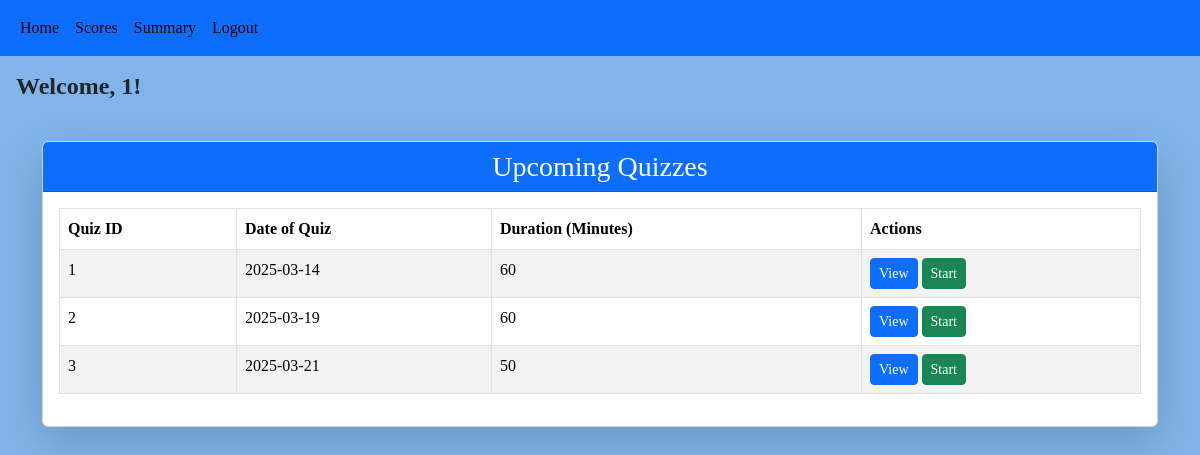
The app's page /user/1 (signed in), older data.
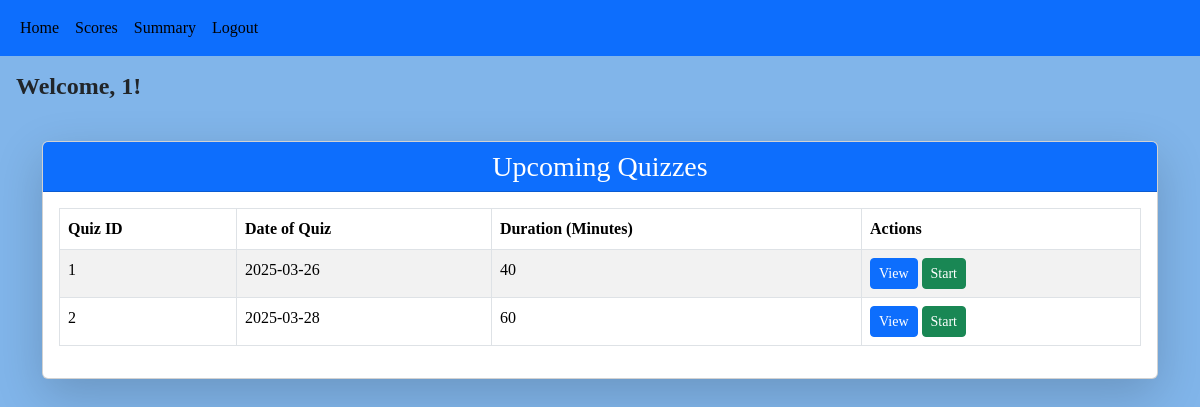
The same page, newer data.
### backend/models.py (models this page shows)
class Quiz(db.Model):
    __tablename__ = "quiz"
    id = db.Column(db.Integer, primary_key=True)
    date_of_quiz = db.Column(db.Date, nullable=False)
    time_duration_minutes = db.Column(db.Integer, nullable=False)
    chapter_id = db.Column(db.Integer, db.ForeignKey("chapter.id"), nullable=False, index=True)
    remark = db.Column(db.String(), nullable=True ,default="No remark")
    questions = db.relationship("Question", cascade="all,delete-orphan", backref="quiz", lazy=True)
    scores = db.relationship("Score", cascade="all,delete-orphan", backref="quiz", lazy=True)

### backend/controller.py (the view)
@app.route("/user/<id>")
def user_dashboard(id):
    msg = request.args.get('msg')
    quizzes=get_quiz()
    return render_template("user.html",id=id,quizzes=quizzes,msg=msg)

### backend/controller.py (called while the page is built)
def get_quiz():
    quizzes=Quiz.query.all()
    return quizzes

### templates/user.html (shortened to what this page needs)
{% extends "user_layout.html" %}
{% block content %}
    <h4 class="p-3" style="font-family: 'Times New Roman', Times, serif; font-weight: bold;">
        Welcome, {{ id }}!
    </h4>
   <div class="container mt-4">
    {% if quizzes %}
        <div class="card shadow-lg">
            <div class="card-header text-center bg-primary text-white">
                <h3 class="card-title mb-0">Upcoming Quizzes</h3>
            </div>
            <div class="card-body">
                <div class="table-responsive">
                    <table class="table table-bordered table-striped">
                        <thead class="thead-dark">
                            <tr>
                                <th>Quiz ID</th>
                                <th>Date of Quiz</th>
                                <th>Duration (Minutes)</th>
                                <th>Actions</th>
                            </tr>
                        </thead>
                        <tbody>
                            {% for quiz in quizzes %}
                            <tr>
                                <td>{{ quiz.id }}</td>
                                <td>{{ quiz.date_of_quiz }}</td>
                                <td>{{ quiz.time_duration_minutes }}</td>
                                <td>
                                    <a href="/view_quiz/{{quiz.chapter_id}}/{{id}}" class="btn btn-sm btn-primary">View</a>
                                    <a href="/start_quiz/{{quiz.id}}/{{id}}" class="btn btn-sm btn-success">Start</a>
                                </td>
                            </tr>
                            {% endfor %}
                    </table>
            </div>
        </div>
    {% else %}
        <div class="alert alert-info text-center mt-4">
            <h5>No upcoming quizzes available.</h5>
        </div>
    {% endif %}
   </div>
{% endblock %}

Row changes from the older to the newer data that the page shows:
removed Quiz: id "3", date_of_quiz "2025-03-21", time_duration_minutes "50"
changed Quiz id 1: date_of_quiz "2025-03-14" → "2025-03-26"; time_duration_minutes "60" → "40"
changed Quiz id 2: date_of_quiz "2025-03-19" → "2025-03-28"
